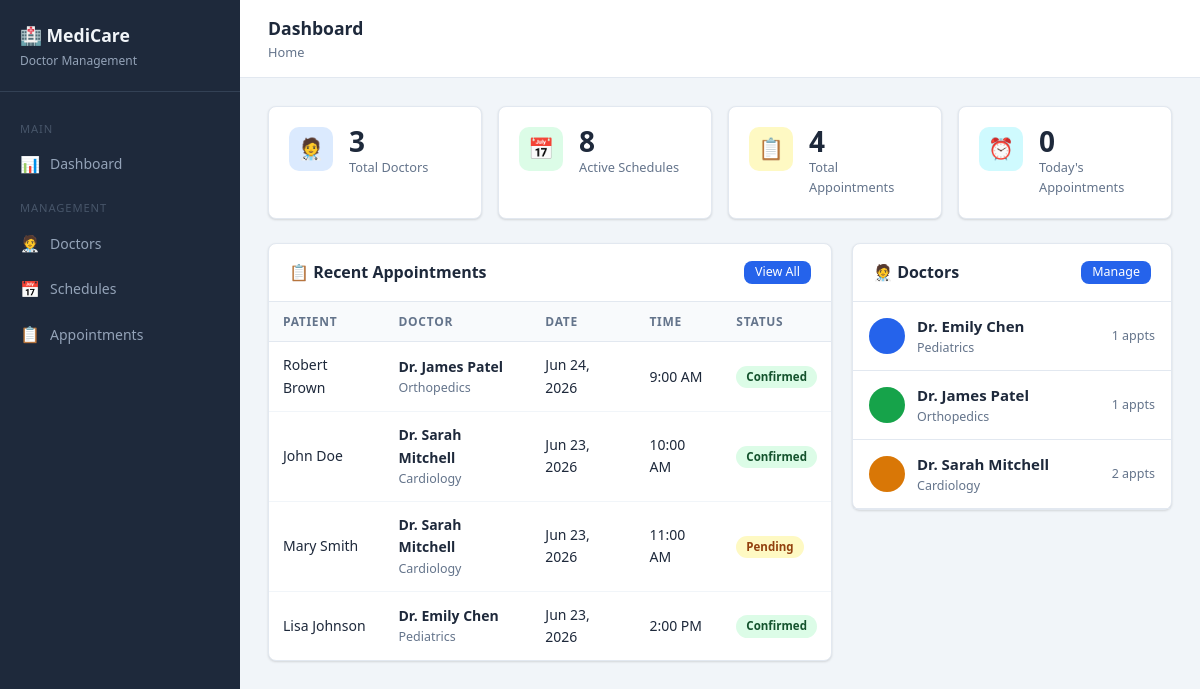
The page / on the database its author committed.
### tables this page shows
CREATE TABLE IF NOT EXISTS appointments (
    id INT AUTO_INCREMENT PRIMARY KEY,
    doctor_id INT NOT NULL,
    patient_name VARCHAR(150) NOT NULL,
    patient_email VARCHAR(150) NOT NULL,
    patient_phone VARCHAR(20) NOT NULL,
    appointment_date DATE NOT NULL,
    appointment_time TIME NOT NULL,
    reason VARCHAR(255),
    notes TEXT,
    status ENUM('pending','confirmed','cancelled','completed') DEFAULT 'pending',
    created_at TIMESTAMP DEFAULT CURRENT_TIMESTAMP,
    updated_at TIMESTAMP DEFAULT CURRENT_TIMESTAMP ON UPDATE CURRENT_TIMESTAMP,
    FOREIGN KEY (doctor_id) REFERENCES doctors(id) ON DELETE CASCADE
);

CREATE TABLE IF NOT EXISTS doctors (
    id INT AUTO_INCREMENT PRIMARY KEY,
    name VARCHAR(150) NOT NULL,
    specialty VARCHAR(100) NOT NULL,
    email VARCHAR(150) UNIQUE NOT NULL,
    phone VARCHAR(20) NOT NULL,
    bio TEXT,
    created_at TIMESTAMP DEFAULT CURRENT_TIMESTAMP,
    updated_at TIMESTAMP DEFAULT CURRENT_TIMESTAMP ON UPDATE CURRENT_TIMESTAMP
);

### src/index.php (the view, shortened to what this page needs)
<?php
$pageTitle = 'Dashboard';
$db = getDB();
$totalDoctors       = $db->query('SELECT COUNT(*) FROM doctors')->fetchColumn();
$totalSchedules     = $db->query('SELECT COUNT(*) FROM schedules')->fetchColumn();
$totalAppointments  = $db->query('SELECT COUNT(*) FROM appointments')->fetchColumn();
$todayAppointments  = $db->query("SELECT COUNT(*) FROM appointments WHERE appointment_date = CURDATE()")->fetchColumn();
$recentAppointments = $db->query("
    SELECT a.*, d.name AS doctor_name, d.specialty
    FROM appointments a
    JOIN doctors d ON d.id = a.doctor_id
    ORDER BY a.appointment_date DESC, a.appointment_time ASC
    LIMIT 6
")->fetchAll();
$doctorsList = $db->query("
    SELECT d.*, COUNT(a.id) AS appt_count
    FROM doctors d
    LEFT JOIN appointments a ON a.doctor_id = d.id
    GROUP BY d.id
    ORDER BY d.name
    LIMIT 5
")->fetchAll();
$avatarColors = ['#2563eb','#16a34a','#d97706','#0891b2','#7c3aed','#db2777'];
include __DIR__ . '/includes/header.php';
?>
<div class="stats-grid">
  <div class="stat-card">
    <div class="stat-icon blue">&#x1F9D1;&#x200D;&#x2695;&#xFE0F;</div>
    <div>
      <div class="stat-value"><?= $totalDoctors ?></div>
      <div class="stat-label">Total Doctors</div>
    </div>
  </div>
  <div class="stat-card">
    <div class="stat-icon green">&#x1F4C5;</div>
    <div>
      <div class="stat-value"><?= $totalSchedules ?></div>
      <div class="stat-label">Active Schedules</div>
    </div>
  </div>
  <div class="stat-card">
    <div class="stat-icon yellow">&#x1F4CB;</div>
    <div>
      <div class="stat-value"><?= $totalAppointments ?></div>
      <div class="stat-label">Total Appointments</div>
    </div>
  </div>
  <div class="stat-card">
    <div class="stat-icon cyan">&#x23F0;</div>
    <div>
      <div class="stat-value"><?= $todayAppointments ?></div>
      <div class="stat-label">Today's Appointments</div>
    </div>
  </div>
</div>
<div style="display:grid;grid-template-columns:1fr 320px;gap:20px;align-items:start">
  <div class="card">
    <div class="card-header">
      <h3>&#x1F4CB; Recent Appointments</h3>
      <a href="/appointments/" class="btn btn-primary btn-sm">View All</a>
    </div>
    <div class="table-wrapper">
      <?php if ($recentAppointments): ?>
      <table>
        <thead>
          <tr>
            <th>Patient</th>
            <th>Doctor</th>
            <th>Date</th>
            <th>Time</th>
            <th>Status</th>
          </tr>
        </thead>
        <tbody>
        <?php foreach ($recentAppointments as $appt): ?>
          <tr>
            <td><?= htmlspecialchars($appt['patient_name']) ?></td>
            <td>
              <div class="doctor-meta">
                <span><?= htmlspecialchars($appt['doctor_name']) ?></span>
                <small><?= htmlspecialchars($appt['specialty']) ?></small>
              </div>
            </td>
            <td><?= date('M j, Y', strtotime($appt['appointment_date'])) ?></td>
            <td><?= date('g:i A', strtotime($appt['appointment_time'])) ?></td>
            <td><span class="badge badge-<?= $appt['status'] ?>"><?= $appt['status'] ?></span></td>
          </tr>
        <?php endforeach; ?>
        </tbody>
      </table>
      <?php else: ?>
        <div class="empty-state"><div class="icon">&#x1F4CB;</div><p>No appointments yet.</p></div>
      <?php endif; ?>
    </div>
  </div>
  <div class="card">
    <div class="card-header">
      <h3>&#x1F9D1;&#x200D;&#x2695;&#xFE0F; Doctors</h3>
      <a href="/doctors/" class="btn btn-primary btn-sm">Manage</a>
    </div>
    <div class="card-body" style="padding:0">
      <?php foreach ($doctorsList as $i => $doc): ?>
        <div style="display:flex;align-items:center;gap:12px;padding:12px 16px;border-bottom:1px solid var(--border)">
          <div class="avatar" style="background:<?= $avatarColors[$i % count($avatarColors)] ?>">
          </div>
          <div class="doctor-meta" style="flex:1">
            <span><?= htmlspecialchars($doc['name']) ?></span>
            <small><?= htmlspecialchars($doc['specialty']) ?></small>
          </div>
          <small style="color:var(--text-muted)"><?= $doc['appt_count'] ?> appts</small>
        </div>
      <?php endforeach; ?>
    </div>
  </div>
</div>
<?php include __DIR__ . '/includes/footer.php'; ?>

### src/includes/header.php (shortened to what this page needs)
<?php
function active(string $page): string {
    $current = basename($_SERVER['PHP_SELF'], '.php');
    $dir     = basename(dirname($_SERVER['PHP_SELF']));
    return '';
}
?>
<!DOCTYPE html>
<html lang="en">
<head>
  <link rel="stylesheet" href="/css/style.css">
</head>
<body>
<div class="wrapper">
  <aside class="sidebar">
    <div class="sidebar-brand">
      <h1>&#x1F3E5; MediCare</h1>
      <span>Doctor Management</span>
    </div>
    <nav class="sidebar-nav">
      <div class="section-label">Main</div>
      <a href="/" class="<?= active('dashboard') ?>">
        <span class="icon">&#x1F4CA;</span> Dashboard
      </a>
      <div class="section-label">Management</div>
      <a href="/doctors/" class="<?= active('doctors') ?>">
        <span class="icon">&#x1F9D1;&#x200D;&#x2695;&#xFE0F;</span> Doctors
      </a>
      <a href="/schedules/" class="<?= active('schedules') ?>">
        <span class="icon">&#x1F4C5;</span> Schedules
      </a>
      <a href="/appointments/" class="<?= active('appointments') ?>">
        <span class="icon">&#x1F4CB;</span> Appointments
      </a>
    </nav>
  </aside>
  <div class="main">
    <div class="topbar">
      <div>
        <h2><?= htmlspecialchars($pageTitle ?? 'Dashboard') ?></h2>
        <div class="breadcrumb">
          <a href="/">Home</a>
        </div>
      </div>
    </div>
    <div class="content">

### src/includes/footer.php
    </div>
  </div>
</div>
</body>
</html>

### rows shown on the page
appointments: patient_name "Robert Brown", doctor.name "Dr. James Patel", doctor.specialty "Orthopedics", appointment_date "Jun 24, 2026", appointment_time "9:00 AM", status "Confirmed"
appointments: patient_name "John Doe", doctor.name "Dr. Sarah Mitchell", doctor.specialty "Cardiology", appointment_date "Jun 23, 2026", appointment_time "10:00 AM", status "Confirmed"
appointments: patient_name "Mary Smith", doctor.name "Dr. Sarah Mitchell", doctor.specialty "Cardiology", appointment_date "Jun 23, 2026", appointment_time "11:00 AM", status "Pending"
appointments: patient_name "Lisa Johnson", doctor.name "Dr. Emily Chen", doctor.specialty "Pediatrics", appointment_date "Jun 23, 2026", appointment_time "2:00 PM", status "Confirmed"
doctors: name "Dr. Emily Chen", specialty "Pediatrics", appt_count "1"
doctors: name "Dr. James Patel", specialty "Orthopedics", appt_count "1"
doctors: name "Dr. Sarah Mitchell", specialty "Cardiology", appt_count "2"

### other values the page prints
$pageTitle "Dashboard"
$totalDoctors "3"
$totalSchedules "8"
$totalAppointments "4"
$todayAppointments "0"
